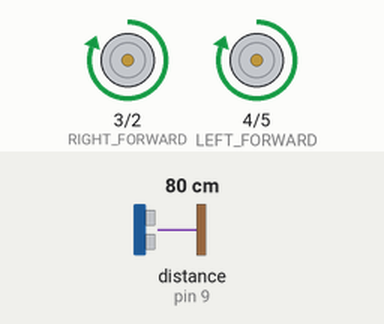
This sketch was run on a simulated Arduino Uno, built with avr-gcc and run on an emulated ATmega328P. Parts: motor-driver pin pairs drawn as motors (green arrow = first pin HIGH = forward, orange = second pin HIGH = backward, longer = more drive, scaled by the enable pin). Wiring (inferred from the names in the program): ultrasonic range finder: trigger pin 8; echo pin 9. The test bench sets the inputs (shaded band); at power-on: distance to the obstacle (sensor on pin 9) 80 cm. The echo pulse lasts 58.3 µs per cm; random numbers use the default seed unless the sketch sets one.

Above: at 1.8 s.
1.9 s: distance to the obstacle (sensor on pin 9) set to 56 cm
3.4 s: distance to the obstacle (sensor on pin 9) set to 46 cm
At 4.6 s:
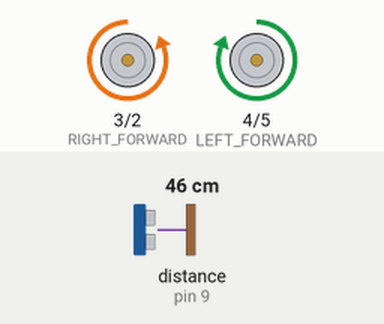
5.5 s: distance to the obstacle (sensor on pin 9) set to 13 cm
7.2 s: distance to the obstacle (sensor on pin 9) set to 10 cm
At 9.1 s:
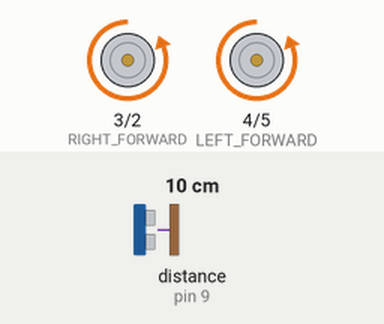
9.5 s: distance to the obstacle (sensor on pin 9) set to 18 cm
At 10.8 s:
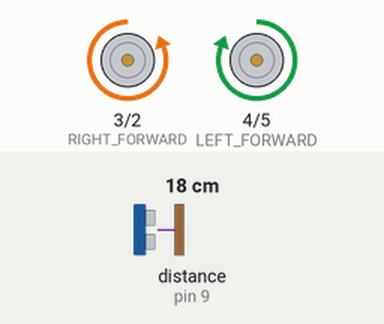
11.5 s: distance to the obstacle (sensor on pin 9) set to 2 cm
At 12.3 s:
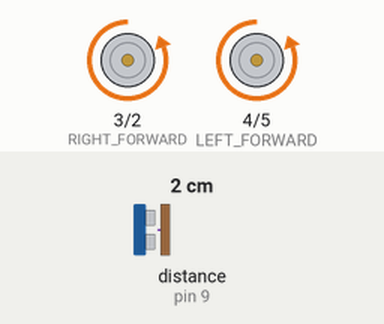
Timing chart, 0 to 14.5 s (numbered marks = the images above; inputs shaded):
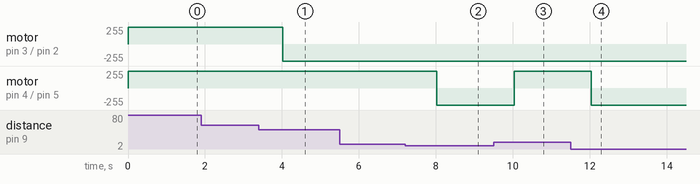

The sketch:

robot-car.ino
```cpp
#include <Arduino.h>

const int SONAR_TRIG = 8;
const int SONAR_ECHO = 9;
const int MOTOR_IN1 = 2;
const int MOTOR_IN2 = 3;
const int MOTOR_IN3 = 4;
const int MOTOR_IN4 = 5;
const int MOTOR_ENA = 11;
const int MOTOR_ENB = 10;

const int RIGHT_BACKWARD = MOTOR_IN1;
const int RIGHT_FORWARD = MOTOR_IN2;
const int LEFT_SPEED = MOTOR_ENB;
const int LEFT_FORWARD = MOTOR_IN3;
const int LEFT_BACKWARD = MOTOR_IN4;
const int RIGHT_SPEED = MOTOR_ENA;

const float SPEED_FULL = 1;
const float SPEED_THREE_QUARTER = .75;
const float SPEED_HALF = .5;
const float SPEED_QUARTER = .25;
const float SPEED_STOPPED = 0;

const float FORCE_FULL = 1;
const float FORCE_ALMOST_FULL = .75;
const float FORCE_HALF = .5;
const float FORCE_SMALL = .25;
const float FORCE_NONE = 0;

const float FORWARD = 1;
const float BACKWARD = -1;
const float RIGHT = 1;
const float LEFT = -1;


float g_direction = 0; // 1 = forward; -1 = backward; 0 = stopped;
float g_rotation = 0; // 1 = right; -1 = backward; 0 = stopped;
float g_speed = 0; // 0 = stopped - 1 = full speed;
float g_rotationSpeed = 0; // 0 = stopped - 1 = full speed;

void setup() {
  Serial.begin(115200);

  pinMode(SONAR_ECHO, INPUT);
  pinMode(SONAR_TRIG, OUTPUT);
  pinMode(LEFT_FORWARD, OUTPUT);
  pinMode(LEFT_BACKWARD, OUTPUT);
  pinMode(LEFT_SPEED, OUTPUT);
  pinMode(RIGHT_FORWARD, OUTPUT);
  pinMode(RIGHT_BACKWARD, OUTPUT);
  pinMode(RIGHT_SPEED, OUTPUT);
}

int dir = 0;
void loop() {
  long distance = readSonar();

  if (distance > 50) {
    dir = 0;
    MoveForward();
  } else if (distance > 10) {
    if (dir == 0) {
      dir = getRandomDirection();
    }

    if (dir > 0) {
      RotateRight();
    } else {
      RotateLeft();
    }
  } else {
    dir = 0;
    MoveBackward();
  }

  delay(1000);
}


void MoveForward() {
  analogWrite(LEFT_SPEED, 255);
  analogWrite(RIGHT_SPEED, 255);
  digitalWrite(LEFT_FORWARD, HIGH);
  digitalWrite(LEFT_BACKWARD, LOW);
  digitalWrite(RIGHT_FORWARD, HIGH);
  digitalWrite(RIGHT_BACKWARD, LOW);
}

void MoveBackward() {
  analogWrite(LEFT_SPEED, 255);
  analogWrite(RIGHT_SPEED, 255);
  digitalWrite(LEFT_FORWARD, LOW);
  digitalWrite(LEFT_BACKWARD, HIGH);
  digitalWrite(RIGHT_FORWARD, LOW);
  digitalWrite(RIGHT_BACKWARD, HIGH);
}

void Stop() {
  analogWrite(LEFT_SPEED, 0);
  analogWrite(RIGHT_SPEED, 0);
  digitalWrite(LEFT_FORWARD, LOW);
  digitalWrite(LEFT_BACKWARD, LOW);
  digitalWrite(RIGHT_FORWARD, LOW);
  digitalWrite(RIGHT_BACKWARD, LOW);
}

void RotateLeft() {
  analogWrite(LEFT_SPEED, 255);
  analogWrite(RIGHT_SPEED, 255);
  digitalWrite(LEFT_FORWARD, LOW);
  digitalWrite(LEFT_BACKWARD, HIGH);
  digitalWrite(RIGHT_FORWARD, HIGH);
  digitalWrite(RIGHT_BACKWARD, LOW);
}

void RotateRight() {
  analogWrite(LEFT_SPEED, 255);
  analogWrite(RIGHT_SPEED, 255);
  digitalWrite(LEFT_FORWARD, HIGH);
  digitalWrite(LEFT_BACKWARD, LOW);
  digitalWrite(RIGHT_FORWARD, LOW);
  digitalWrite(RIGHT_BACKWARD, HIGH);
}

long readSonar() {
  digitalWrite(SONAR_TRIG, LOW);
  delayMicroseconds(2);
  digitalWrite(SONAR_TRIG, HIGH);
  delayMicroseconds(10);
  digitalWrite(SONAR_TRIG, LOW);

  long duration = pulseIn(SONAR_ECHO, HIGH);
  long distance = microsecondsToCentimeters(duration);

  return distance;
}

long microsecondsToCentimeters(long microseconds) {
  return microseconds / 29.4 / 2;
}


int getRandomDirection() {
  return random() > 0.5? 1 : -1;
}
```

Measured:
- the behaviour switches between 52 and 51 cm on distance to the obstacle (sensor on pin 9) (found by bisection; images 0 and 1)
- the behaviour switches between 12 and 11 cm on distance to the obstacle (sensor on pin 9) (found by bisection; images 1 and 2)
- after the input at 1.9 s, every drawn part: stays the same
- after the input at 3.4 s, motor on pin 3 (RIGHT_FORWARD) / pin 2 (RIGHT_BACKWARD): forward 255/255 → backward 255/255 after 0.62 s
- after the input at 5.5 s, every drawn part: stays the same
- after the input at 7.2 s, motor on pin 4 (LEFT_FORWARD) / pin 5 (LEFT_BACKWARD): forward 255/255 → backward 255/255 after 0.83 s
- after the input at 9.5 s, motor on pin 4 (LEFT_FORWARD) / pin 5 (LEFT_BACKWARD): backward 255/255 → forward 255/255 after 0.53 s
- after the input at 11.5 s, motor on pin 4 (LEFT_FORWARD) / pin 5 (LEFT_BACKWARD): forward 255/255 → backward 255/255 after 0.53 s
